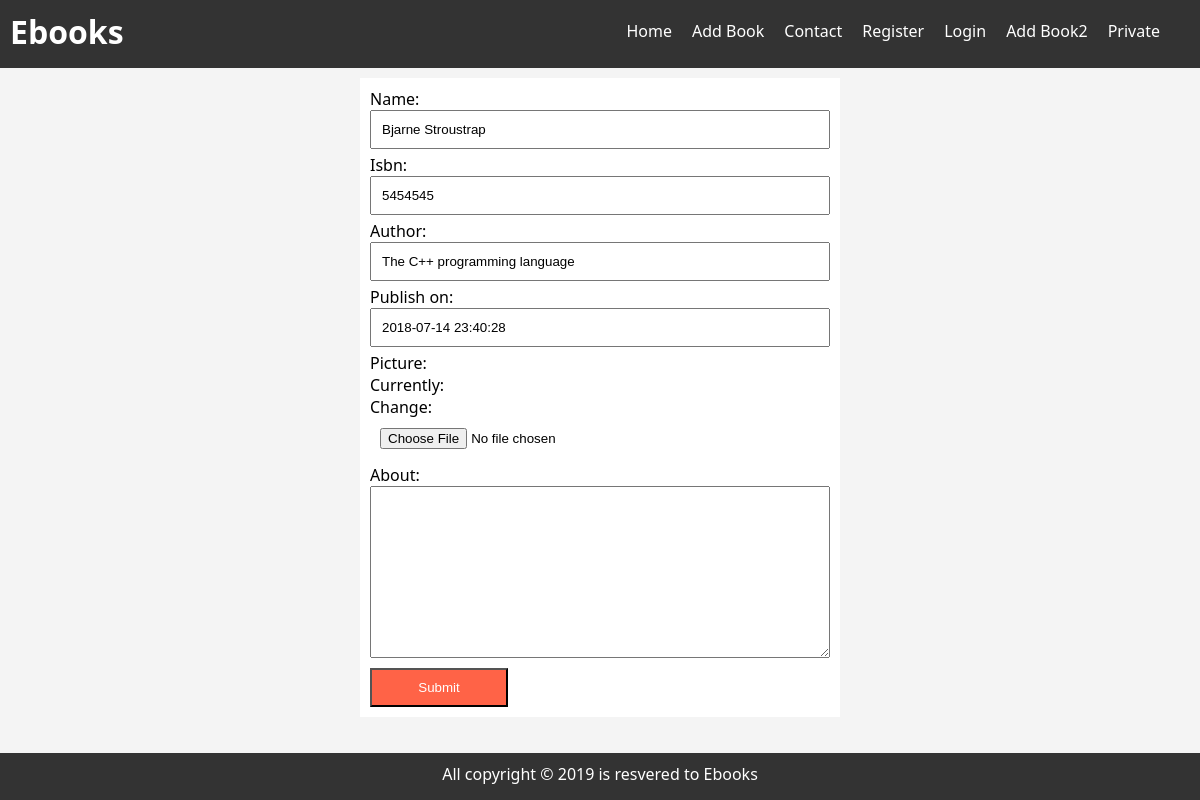
Screenshot of /book/2/update/ with the database file from the repository.
### ebooks_app/models.py (models this page shows, shortened)
class Book(models.Model):
    name = models.CharField(max_length=100)
    isbn = models.CharField(max_length=20)
    author = models.CharField(max_length=30)
    publish_on = models.DateTimeField(default=timezone.now)
    added_on = models.DateTimeField(auto_now_add=True)
    updated_on = models.DateTimeField(auto_now=True)
    picture = models.ImageField(upload_to='book_pics')
    about = models.TextField()

### ebooks_app/views.py (the view)
# urls.py: path('book/<int:pk>/update/', views.BookUpdate.as_view(), name='update-book'),
class BookUpdate(UpdateView):
    model = Book
    fields = '__all__'
    template_name = 'book_form.html'

### templates/book_form.html (shortened to what this page needs)
{% extends 'base.html' %}
{% block body %}
<div class="container">
    <form action="" method="POST">
        {{form.as_p}}
        <input type="submit" value="Submit" class="btn">
    </form>
</div>
{% endblock %}

### static/style.css (style rules this page uses)
* { padding: 0; margin: 0; box-sizing: border-box; }
h1, h2, h3, p { margin-bottom: 5px; }
body { background-color: #f4f4f4; font-family: 'Segoe UI', Tahoma, Geneva, Verdana, sans-serif; }
.container { width: 40%; margin: 10px auto; padding: 10px; background-color: white; }
input, textarea { width: 100%; padding: 10px; }
label { display: block; }
.btn { width: 30%; background-color: tomato; color: white; padding: 10px; }

### rows the page displays
Book: name "Bjarne Stroustrap", isbn "5454545", author "The C++ programming language", publish_on "2018-07-14 23:40:28"
